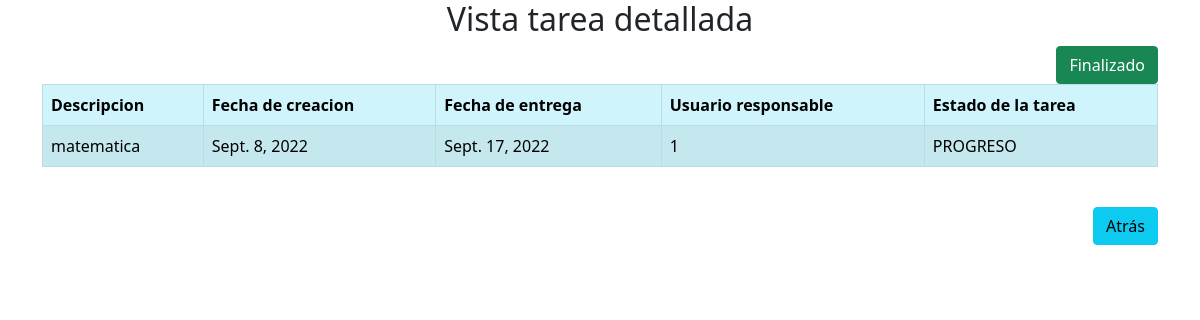
Screenshot of /gestion_tareas/vistaTareas/16 with the database file from the repository.
### gestion_tareas/models.py (models this page shows)
class tarea(models.Model):
    descripcion = models.CharField(max_length=128,default='')
    fechaCreacion = models.DateField(default=datetime.today())
    fechaEntrega = models.DateField(default=datetime.today())
    usuarioResponsable = models.CharField(max_length=128,default='')
    estadoTarea = models.CharField(max_length=128,default='PROGRESO')

### gestion_tareas/views.py (the view, shortened to what this page needs)
# urls.py: path('vistaTareas/<str:ind>',views.vistaTareas,name='vistaTareas'),
def vistaTareas (request,ind):
    tarea_editar = tarea.objects.get(id=ind)
    return render(request, 'gestion_tareas/vistaTareas.html', {
        'tarea_info': tarea_editar,
    })

### gestion_tareas/templates/gestion_tareas/vistaTareas.html (shortened to what this page needs)
<!DOCTYPE html>
<html lang="en">
    <head>
        <link href="https://cdn.jsdelivr.net/npm/bootstrap@5.0.2/dist/css/bootstrap.min.css" rel="stylesheet">
    </head>
    <body class="container">
        <div>
            <h2 style="text-align:center;"> Vista tarea detallada</h2>
            <div class="float-end">
                <a class="btn btn-success" href="{% url 'gestion_tareas:finalizarTarea' tarea_info.id %}">Finalizado</a>
            </div>
            <br>
            <form method="post" action="{% url 'gestion_tareas:vistaTareas' tarea_info.id %}">
                <table class="table table-info table-striped table-bordered">
                <thead>
                    <th>Descripcion</th>
                    <th>Fecha de creacion</th>
                    <th>Fecha de entrega</th>
                    <th>Usuario responsable</th>
                    <th>Estado de la tarea</th>
                </thead>
                <tbody>
                    <tr>
                        <td>{{ tarea_info.descripcion }}</td>
                        <td>{{ tarea_info.fechaCreacion }}</td>
                        <td>{{ tarea_info.fechaEntrega }}</td>
                        <td>{{ tarea_info.usuarioResponsable }}</td>
                        <td>{{ tarea_info.estadoTarea }}</td>
                    </tr>
                </tbody>
            </table>
                <br>
                <div class="float-end">
                <a class="btn btn-info" href="{% url 'gestion_tareas:dashboard' %}">Atrás</a>
            </div>
            </form>
        </div>
    </body>
</html>

### rows the page displays
tarea: descripcion "matematica", fechaCreacion "Sept. 8, 2022", fechaEntrega "Sept. 17, 2022", usuarioResponsable "1", estadoTarea "PROGRESO"
